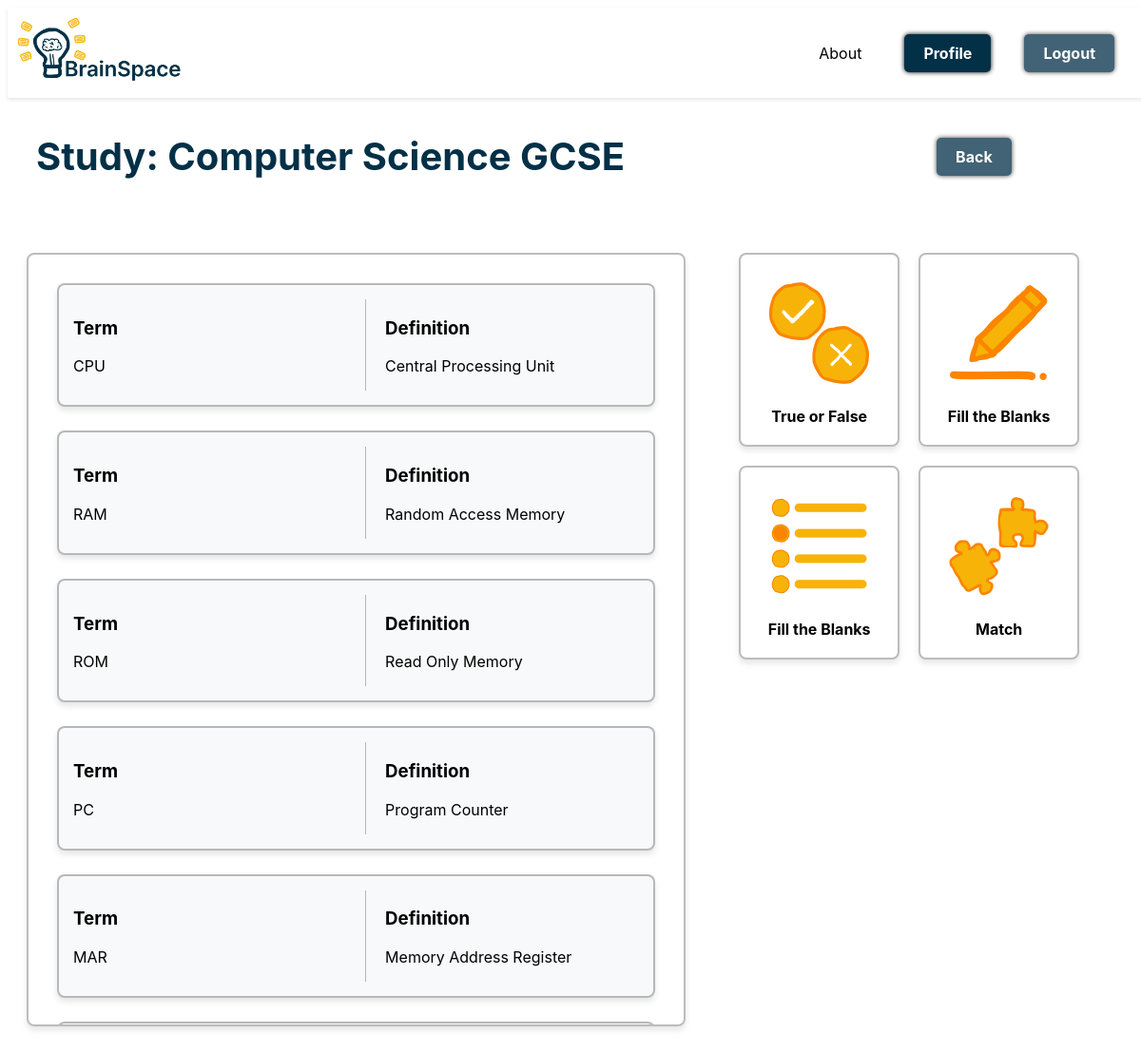
The app's page /study/4/ (signed in) with its own data.
### cards/models.py (models this page shows, shortened)
class FlashcardSet(models.Model):
    user = models.ForeignKey(Profile, on_delete=models.CASCADE, related_name='flashcard_sets')
    name = models.CharField(max_length=255)
    created_at = models.DateTimeField(auto_now_add=True)

class Flashcard(models.Model):
    set = models.ForeignKey(FlashcardSet, on_delete=models.CASCADE, related_name='flashcards')
    term = models.TextField()
    definition = models.TextField()
    interval = models.IntegerField(default=1)
    last_reviewed = models.DateTimeField(null=True, blank=True)
    ease_factor = models.FloatField(default=2.5)
    streak = models.IntegerField(default=0)
    baseline = models.FloatField(default=0)
    def __str__(self):
        return self.term

### cards/views.py (the view)
# urls.py: path('study/<int:set_id>/', views.study_set, name='study'),
def study_set(request, set_id):
    flashcard_set = get_object_or_404(FlashcardSet, id=set_id, user=request.user.profile)
    flashcards = flashcard_set.flashcards.all()
    print(flashcards)
    return render(request, 'cards/study.html', {
        'flashcard_set': flashcard_set,
        'flashcards': flashcards,
    })

### cards/templates/cards/study.html (shortened to what this page needs)
{% extends 'cards/header.html' %}
{% block content %}
{% load static %}
<div class="flashcard-nav-header">
    <div class="flashcard-nav-title">
        <h1>Study: {{ flashcard_set.name }}</h1>
    </div>
    <div class="flashcard-nav-buttons">
        <a href = "{% url 'dashboard' %}" class="loginbtn">Back</a>
    </div>
</div>
<div class="dashboard">
    <div class="flashcard-sidebar">
        <div class="scrollbox">
            {% for flashcard in flashcards %}
            <div class="flashcard-box">
                <div class="term-container">
                    <h3 class="term-heading">Term</h3>
                    <p class="term">{{ flashcard.term }}</p>
                </div>
                <div class="definition-container">
                    <h3 class="definition-heading">Definition</h3>
                    <p class="definition">{{ flashcard.definition }}</p>
                </div>
            </div>
            {% empty %}
            <p>No flashcards found in this set.</p>
            {% endfor %}
        </div>
    </div>
    <div class="study-grid">
        <div class="option-box">
            <a href="{% url 'landing' %}" class="study-option">
                <img src="{% static 'images/true_or_false.png' %}" alt="True or False">
            </a>
            True or False
        </div>
        <div class="option-box">
            <a href="{% url 'landing' %}" class="study-option">
                <img src="{% static 'images/fill_blank.png' %}" alt="Fill the Blanks">
            </a>
            Fill the Blanks
        </div>
        <div class="option-box">
            <a href="{% url 'landing' %}" class="study-option">
                <img src="{% static 'images/multiple_choice.png' %}" alt="Quiz">
            </a>
            Fill the Blanks
        </div>
        <div class="option-box">
            <a href="{% url 'landing' %}" class="study-option">
                <img src="{% static 'images/match.png' %}" alt="Match">
            </a>
            Match
        </div>
    </div>
</div>
{% endblock %}

### static/css/styles.css (style rules this page uses)
body { font-family: 'Inter', Arial, sans-serif; }
h1 { font-size: 2.5rem; margin-left: 20px; color: #023047; }
.loginbtn { display: inline-block; margin: 10px; padding: 10px 20px; background-color: #023047; opacity: 0.75; color: #fff; font-weight: bold; text-decoration: none; border-radius: 5px; text-align: center; box-shadow: #000000 0px 0px 5px; }
.flashcard-sidebar { width: 55%; display: flex; flex-direction: column; min-width: 450px; }
.scrollbox { width: 100%; height: 750px; padding: 30px; margin-top: 20px; overflow-y: auto; border: 2px solid #00000043; border-radius: 8px; box-shadow: 0 4px 6px rgba(0, 0, 0, 0.1); }
.badge-shop .header, .flashcard-nav-header { width: 100%; display: flex; align-items: center; justify-content: space-between; padding: 10px; }
.flashcard-nav-title { display: flex; align-items: center; gap: 10px; }
.flashcard-nav-buttons { display: flex; gap: 10px; float: right; width: 30%; justify-content: center; }
.flashcard-box { display: flex; justify-content: space-between; align-items: center; margin-bottom: 25px; padding: 15px; border: 2px solid #00000043; border-radius: 8px; background-color: #f8f9fa; box-shadow: 0 4px 6px rgba(0, 0, 0, 0.1); width: 100%; box-sizing: border-box; }
.dashboard { display: flex; gap: 100px; padding: 20px; }
.term-container, .definition-container { flex: 1; margin-right: 20px; }
.definition-container { margin-right: 0; text-align: left; }
.study-grid { display: grid; grid-template-columns: repeat(2, 1fr); gap: 20px; padding: 20px; height: 95% }
.study-option img { width: 125px; height: auto; display: block; margin-bottom: 15px; }
.option-box { font-weight: bold; display: flex; flex-direction: column; align-items: center; justify-content: center; padding: 20px; border: 2px solid #00000043; border-radius: 8px; background-color: #ffffff; box-shadow: 0 4px 6px rgba(0, 0, 0, 0.1); width: 100%; box-sizing: border-box; transition: transform 0.2s ease-in-out, opacity 0.2s ease-in-out; }

### records on screen
FlashcardSet: name "Computer Science GCSE"
Flashcard: term "CPU", definition "Central Processing Unit"
Flashcard: term "RAM", definition "Random Access Memory"
Flashcard: term "ROM", definition "Read Only Memory"
Flashcard: term "PC", definition "Program Counter"
Flashcard: term "MAR", definition "Memory Address Register"
